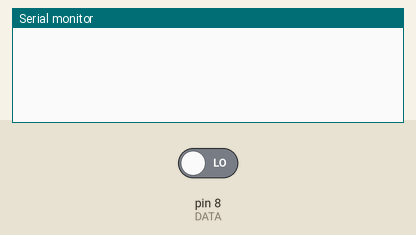
A sketch run on a simulated Arduino Uno, built with avr-gcc and run on an emulated ATmega328P. Parts: the last lines printed to the serial monitor. The inputs (shaded band) are chosen by the test bench; at power-on: pin 8 (DATA) LOW.

Above: at 1.2 s.
1.3 s: pin 8 (DATA) driven HIGH
At 1.7 s:
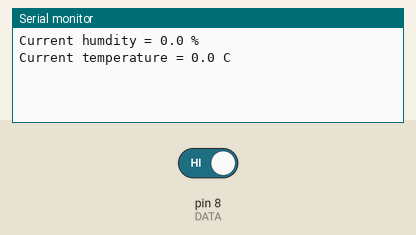
At 3.8 s:
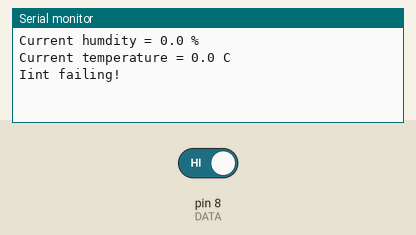

The sketch:

dht11.ino
```cpp
const int DATA = 8;         //DATA引脚号

byte dat[5];

//发出开始传送数据请求，返回1成功，返回0失败
bool Init(){
  bool ret = true;
	pinMode(DATA, OUTPUT);
	digitalWrite(DATA,LOW);
	delay(30);
	digitalWrite(DATA, HIGH);
	delayMicroseconds(40);
	pinMode(DATA,INPUT);
  unsigned char i = 5000;
  while( i && digitalRead(DATA)==HIGH) i--;

  if(i == 0){
    ret = false;
    Serial.println("Iint failing!");
  }
  return ret;

}


byte readByte( ) {  // 每次读取 8 bits  ( one byte)
   byte data;
   for(int i=0; i<8; i++) {
    if(digitalRead(DATA) == LOW) {   // 一开始要 LOW 才表示要传过来
      while(digitalRead(DATA) == LOW); //等待 50us；
    // 现在已经变成 HIGH 了
      delayMicroseconds(30); //判断高电平持续时间，以判定资料是‘0’还是‘1’；
      if(digitalRead(DATA) == HIGH)  // 持续了 30 us 以上就是 1
        data |= (1<<(7-i)); //高位在前，低位元在后；
    //如果这时已经是 LOW, 表示这 bit 是 0, 不必塞入 data
    //..而且以下的 while 也会立即结束(因为 LOW), 准备接收下一个 bit
      while(digitalRead(DATA) == HIGH); // 等待下一bit的接收；
    //这时一定已经变成 LOW 了
  }// if
 }// for(
 return data;   // 收完 8 bit = one byte = one char
}


void readDate(){
  while( !Init() )  delay(500);
  delayMicroseconds(80);
  while( digitalRead(DATA)==LOW);
  delayMicroseconds(80);
	for(int j=0;j < 5;j++) dat[j] = readByte(); //接收温湿度资料，校验位元；
 	pinMode(DATA,OUTPUT);  // 改为 Output mode, 准备拉高HIGH
 	digitalWrite(DATA,HIGH);
}


void setup()
{
	pinMode(DATA,OUTPUT);
	Serial.begin(9600);

}


void loop()
{
	readDate();
	Serial.print("Current humdity = ");
  	Serial.print(dat[0], DEC); //显示湿度的整数部分；
  	Serial.print('.');
  	Serial.print(dat[1],DEC); //显示湿度的小数位；(其实是 0)
  	Serial.println(" %");  // 注意有空格要用 " %"  不可用 ' %'
  	Serial.print("Current temperature = ");
  	Serial.print(dat[2], DEC); //显示温度的整数部分；
  	Serial.print('.');
  	Serial.print(dat[3],DEC); //显示温度的小数位；(其实是 0)
 	 Serial.println(" C");
  	delay(1985);
}
```

Measured:
- after the input at 1.3 s, the serial monitor: prints a new line at once (image 1)
